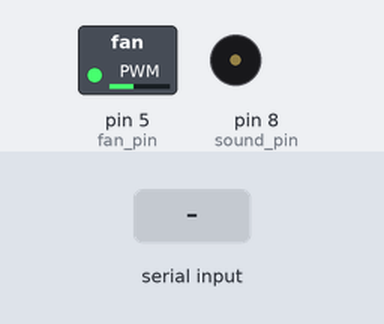
Bench run of a sketch on a simulated Arduino Uno, built with avr-gcc and run on an emulated ATmega328P. On the bench: switched loads named in the sketch (green lamp = pin HIGH), buzzer (waves = sounding). Inputs (shaded band) come from the test bench.

Above: at 1.2 s.
1.3 s: "S90\n" received over Serial
At 1.7 s:
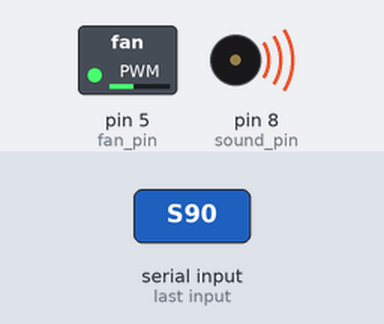
2.8 s: "F,45\n" received over Serial
At 3.9 s:
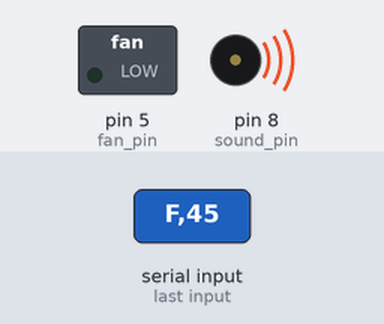
4.3 s: "S,45\n" received over Serial
At 5.0 s:
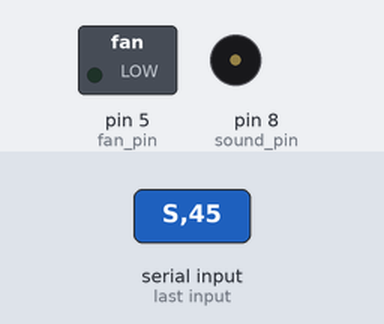
Timing chart, 0 to 7.3 s (numbered marks = the images above; inputs shaded):
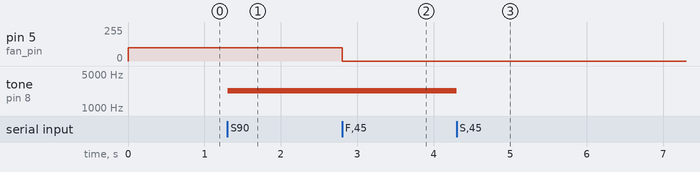

The sketch:

mrb_arduino_uno.ino
```cpp
//construct 3 servo objects
int fan_pin = 5;
int sound_pin = 8;


int fan_speed =100;
int sound_tone =0;

// constructing the string object that will contain the data received from a PC
String data;

void setup() {
  //attaching digital pins to servo objects
  pinMode(fan_pin, OUTPUT);
  pinMode(sound_pin, OUTPUT);
  //setting serial baudrate to 115200
  Serial.begin(115200);
}

//this function gets the servo data from the serial input
//Also the Y input will be converted to 1 positive and 1 negative value to acomplish one servo going up and the other going down.
void get_servo_info(){
  if(Serial.available()){
    data = Serial.readStringUntil('\n');
    if (data.startsWith("S")){
       sound_tone = data.substring(1).toInt();
    }
    else if (data.startsWith("F")){
       fan_speed = data.substring(1).toInt();
    }
  }
}

// this function sets the new position to the servo's
void update_servo_position(){
  analogWrite(fan_pin, fan_speed);
}

void update_sound(int sound_tone){
    tone(sound_pin, sound_tone*25, 500 );
    delay(10);
}

void loop() {
  get_servo_info();
  update_servo_position();
  update_sound(sound_tone);
}
```

Measured:
- after the input at 1.3 s, tone on pin 8 (sound_pin): silent → 2250 Hz at once
- after the input at 2.8 s, pin 5 (fan_pin): 100/255 → 0/255 at once
- after the input at 4.3 s, tone on pin 8 (sound_pin): 2250 Hz → silent at once
